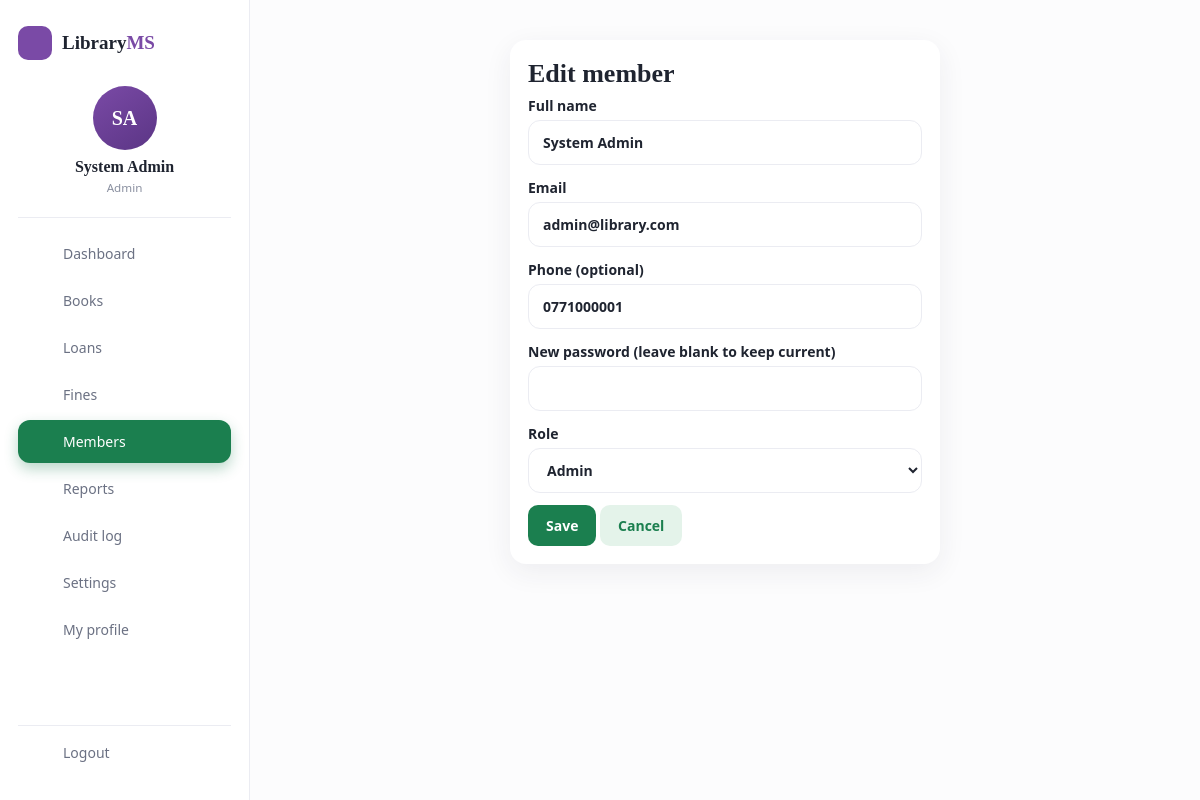
/index.php?url=members/edit/1 (signed in), run on the app's committed database.
### tables this page shows
CREATE TABLE users (
  id INT AUTO_INCREMENT PRIMARY KEY,
  name VARCHAR(100) NOT NULL,
  email VARCHAR(150) NOT NULL UNIQUE,
  password VARCHAR(255) NOT NULL,
  phone VARCHAR(30) NULL,
  role ENUM('admin','librarian','member') NOT NULL DEFAULT 'member',
  status ENUM('active','suspended') NOT NULL DEFAULT 'active',
  created_at TIMESTAMP DEFAULT CURRENT_TIMESTAMP
);

### core/Controller.php (called while the page is built, shortened)
<?php
class Controller
{
    protected function view($view, $data = [])
    {
        extract($data);
        require ROOT . '/app/views/layout/header.php';
        require ROOT . '/app/views/' . $view . '.php';
        require ROOT . '/app/views/layout/footer.php';
    }
}

### app/controllers/MemberController.php (called while the page is built, shortened)
<?php
class MemberController extends Controller
{
    public function edit($id = 0)
    {
        $u = (new User())->find((int)$id);
        $this->view('members/form', ['u' => $u, 'errors' => [], 'action' => 'members/update/' . $u['id'], 'title' => 'Edit member', 'isNew' => false, 'canAssignRole' => $this->canAssignRole()]);
    }
    private function canAssignRole()
    {
        return user()['role'] === 'admin';
    }
}

### index.php (called while the page is built, shortened)
<?php
require ROOT . '/core/helpers.php';
spl_autoload_register(function ($class) {
    foreach (['core', 'app/models', 'app/controllers'] as $dir) {
        $file = ROOT . "/$dir/$class.php";
        if (is_file($file)) { require $file; return; }
    }
});
$parts  = explode('/', trim($_GET['url'] ?? '', '/'));
$key    = $parts[0] !== '' ? $parts[0] : (isset($_SESSION['user']) ? 'dashboard' : 'books');
$action = $parts[1] ?? ($key === 'auth' ? 'login' : 'index');
$params = array_slice($parts, 2);
$controller = new $class();
call_user_func_array([$controller, $action], $params);

### core/Model.php (called while the page is built, shortened)
<?php
abstract class Model
{
    protected $db;
    public function __construct()
    {
        $this->db = Database::get();
    }
    protected function one($sql, $params = [])
    {
        $st = $this->db->prepare($sql);
        $st->execute($params);
        return $st->fetch();
    }
}

### core/Database.php (called while the page is built)
<?php
class Database
{
    private static $pdo = null;
    public static function get()
    {
        if (self::$pdo === null) {
            $dsn = 'mysql:host=' . DB_HOST . ';dbname=' . DB_NAME . ';charset=utf8mb4';
            self::$pdo = new PDO($dsn, DB_USER, DB_PASS, [
                PDO::ATTR_ERRMODE            => PDO::ERRMODE_EXCEPTION,
                PDO::ATTR_DEFAULT_FETCH_MODE => PDO::FETCH_ASSOC,
                PDO::ATTR_EMULATE_PREPARES   => false,
                PDO::MYSQL_ATTR_INIT_COMMAND => "SET time_zone = '" . DB_TIMEZONE . "'",
            ]);
        }
        return self::$pdo;
    }
}

### app/models/User.php (called while the page is built, shortened)
<?php
class User extends Model
{
    public function find($id)
    {
        return $this->one('SELECT * FROM users WHERE id = ?', [$id]);
    }
}

### app/views/members/form.php (the view, shortened to what this page needs)
<div class="card narrow">
  <h1><?= e($title) ?></h1>
  <form method="post" action="<?= url($action) ?>">
    <label>Full name <input name="name" value="<?= e($u['name']) ?>" required></label>
    <label>Email <input type="email" name="email" value="<?= e($u['email']) ?>" required></label>
    <label>Phone (optional) <input name="phone" value="<?= e($u['phone'] ?? '') ?>"></label>
    <label><?= $isNew ? 'Password' : 'New password (leave blank to keep current)' ?>
      <input type="password" name="password" <?= $isNew ? 'required' : '' ?>></label>
    <?php if ($canAssignRole): ?>
      <label>Role
        <select name="role">
          <?php foreach (['member', 'librarian', 'admin'] as $r): ?>
            <option value="<?= $r ?>" <?= $u['role'] === $r ? 'selected' : '' ?>><?= ucfirst($r) ?></option>
          <?php endforeach; ?>
        </select>
      </label>
    <?php endif; ?>
    <button class="btn">Save</button>
    <a class="btn light" href="<?= url('members') ?>">Cancel</a>
  </form>
</div>

### app/views/layout/header.php (shortened to what this page needs)
<?php
$seg = explode('/', trim($_GET['url'] ?? '', '/'))[0];
?><!DOCTYPE html>
<html lang="en">
<head>
<link rel="stylesheet" href="<?= asset('css/style.css') ?>">
</head>
<body class="<?= user() ? 'has-side' : 'guest-page' ?>">
<?php if (user()): ?>
<div class="shell">
  <aside class="side">
    <div class="brand"><span class="mark"><?= ui_icon('book') ?></span><span>Library<b>MS</b></span></div>
    <div class="who">
      <div class="avatar"><?= e(ui_initials(user()['name'])) ?></div>
      <strong><?= e(user()['name']) ?></strong>
      <small><?= e(ucfirst(user()['role'])) ?></small>
    </div>
    <nav class="menu">
      <a class="<?= $seg === 'dashboard' ? 'on' : '' ?>" href="<?= url('dashboard') ?>"><?= ui_icon('home') ?>Dashboard</a>
      <a class="<?= $seg === 'books' ? 'on' : '' ?>" href="<?= url('books') ?>"><?= ui_icon('book') ?>Books</a>
      <a class="<?= $seg === 'loans' ? 'on' : '' ?>" href="<?= url('loans') ?>"><?= ui_icon('loans') ?><?= is_staff() ? 'Loans' : 'My loans' ?></a>
      <?php if (is_staff()): ?>
        <a class="<?= $seg === 'fines' ? 'on' : '' ?>" href="<?= url('fines') ?>"><?= ui_icon('cash') ?>Fines</a>
        <a class="<?= $seg === 'members' ? 'on' : '' ?>" href="<?= url('members') ?>"><?= ui_icon('users') ?>Members</a>
        <a class="<?= $seg === 'reports' ? 'on' : '' ?>" href="<?= url('reports') ?>"><?= ui_icon('chart') ?>Reports</a>
      <?php endif; ?>
      <?php if (user()['role'] === 'admin'): ?>
        <a class="<?= $seg === 'audit' ? 'on' : '' ?>" href="<?= url('audit') ?>"><?= ui_icon('audit') ?>Audit log</a>
        <a class="<?= $seg === 'settings' ? 'on' : '' ?>" href="<?= url('settings') ?>"><?= ui_icon('sliders') ?>Settings</a>
      <?php endif; ?>
      <a class="<?= $seg === 'profile' ? 'on' : '' ?>" href="<?= url('profile') ?>"><?= ui_icon('user') ?>My profile</a>
    </nav>
    <a class="logout" href="<?= url('auth/logout') ?>"><?= ui_icon('logout') ?>Logout</a>
  </aside>
  <main class="content">
<?php else: ?>
<div class="guest-wrap">
  <main class="guest">
<?php endif; ?>

### public/css/style.css (style rules this page uses)
:root { --bg:#ecebe6; --card:#fff; --soft:#f6f6f9; --text:#1f2430; --muted:#8a90a0; --line:#ebecf2; --green:#1b7f4f; --green2:#e4f3ea; --purple:#7a4aa6; --purple2:#5b3585; --yellow:#f2c230; --okbg:#e3f6ec; --ok:#14733f; --dbg:#fde8ec; --d:#c4243f; --pr:#efe7f8; --prt:#5b3585; --shadow:0 8px 28px rgba(40,40,70,.07); --serif:Georgia,"Times New Roman",serif; }
* { box-sizing:border-box }
body { margin:0;background:var(--bg);color:var(--text);font:14px/1.5 system-ui,-apple-system,"Segoe UI",Roboto,sans-serif }
a { color:var(--green);text-decoration:none }
h1 { font:700 26px/1.2 var(--serif);margin:0 0 6px }
.shell { display:flex;width:100%;min-height:100vh;background:#fff }
.side { width:250px;flex:none;padding:26px 18px;border-right:1px solid var(--line);display:flex;flex-direction:column;position:sticky;top:0;height:100vh;overflow-y:auto }
.brand { display:flex;align-items:center;gap:10px;font:700 19px var(--serif);margin-bottom:26px }
.brand b,.brand i { font-style:normal;color:var(--purple) }
.brand .mark { width:34px;height:34px;border-radius:10px;background:var(--purple);color:#fff;display:grid;place-items:center }
.who { text-align:center;padding-bottom:20px;margin-bottom:14px;border-bottom:1px solid var(--line) }
.avatar { width:64px;height:64px;margin:0 auto 8px;border-radius:50%;background:linear-gradient(145deg,var(--purple),var(--purple2));color:#fff;display:grid;place-items:center;font:700 20px var(--serif) }
.who strong { display:block;font:700 16px var(--serif) }
.who small { color:var(--muted) }
.menu { display:flex;flex-direction:column;gap:4px;flex:1 }
.menu a,.logout { display:flex;align-items:center;gap:12px;padding:11px 14px;border-radius:12px;color:#6b7183;font-weight:500 }
.menu a.on { background:var(--green);color:#fff;box-shadow:0 6px 14px rgba(27,127,79,.3) }
.logout { margin-top:12px;border-top:1px solid var(--line);border-radius:0 0 12px 12px;padding-top:16px }
.content { flex:1;min-width:0;padding:30px clamp(20px,3vw,48px);background:#fcfcfd;display:flex;flex-direction:column }
.btn { display:inline-block;border:0;border-radius:10px;padding:10px 18px;font:inherit;font-weight:600;background:var(--green);color:#fff;cursor:pointer;text-align:center }
.btn.light { background:var(--green2);color:var(--green) }
form label { display:block;margin-bottom:12px;font-weight:600 }
input,select { font:inherit;width:100%;margin-top:4px;padding:11px 14px;border:1px solid var(--line);border-radius:12px;background:#fff;color:var(--text) }
.card { background:var(--card);border-radius:16px;padding:18px;box-shadow:var(--shadow);margin-bottom:16px }
.narrow { max-width:430px;margin:10px auto }

### data on the page
users: name "SA", name "System Admin", role "Admin", email "admin@library.com", phone "0771000001"

### other printed values
$title "Edit member"
